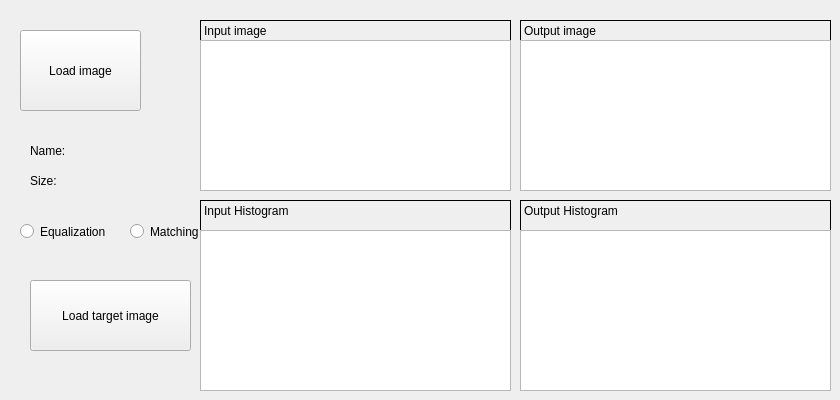
       <widget class="QWidget" name="tab_histograms">
        <attribute name="title">
         <string>Histograms</string>
        </attribute>
        <widget class="QLabel" name="label_histograms_houtput">
         <property name="geometry">
          <rect>
           <x>520</x>
           <y>200</y>
           <width>311</width>
           <height>191</height>
          </rect>
         </property>
         <property name="frameShape">
          <enum>QFrame::Box</enum>
         </property>
         <property name="text">
          <string>Output Histogram</string>
         </property>
         <property name="textFormat">
          <enum>Qt::PlainText</enum>
         </property>
         <property name="alignment">
          <set>Qt::AlignLeading|Qt::AlignLeft|Qt::AlignTop</set>
         </property>
        </widget>
        <widget class="QPushButton" name="pushButton_histograms_load">
         <property name="geometry">
          <rect>
           <x>20</x>
           <y>30</y>
           <width>121</width>
           <height>81</height>
          </rect>
         </property>
         <property name="text">
          <string>Load image</string>
         </property>
        </widget>
        <widget class="QLabel" name="label_histograms_input">
         <property name="geometry">
          <rect>
           <x>200</x>
           <y>20</y>
           <width>311</width>
           <height>171</height>
          </rect>
         </property>
         <property name="frameShape">
          <enum>QFrame::Box</enum>
         </property>
         <property name="text">
          <string>Input image</string>
         </property>
         <property name="alignment">
          <set>Qt::AlignLeading|Qt::AlignLeft|Qt::AlignTop</set>
         </property>
        </widget>
        <widget class="QLabel" name="label_histograms_output">
         <property name="geometry">
          <rect>
           <x>520</x>
           <y>20</y>
           <width>311</width>
           <height>171</height>
          </rect>
         </property>
         <property name="frameShape">
          <enum>QFrame::Box</enum>
         </property>
         <property name="text">
          <string>Output image</string>
         </property>
         <property name="alignment">
          <set>Qt::AlignLeading|Qt::AlignLeft|Qt::AlignTop</set>
         </property>
        </widget>
        <widget class="QLabel" name="label_10">
         <property name="geometry">
          <rect>
           <x>30</x>
           <y>170</y>
           <width>71</width>
           <height>21</height>
          </rect>
         </property>
         <property name="text">
          <string>Size:</string>
         </property>
        </widget>
        <widget class="QLabel" name="label_11">
         <property name="geometry">
          <rect>
           <x>30</x>
           <y>140</y>
           <width>71</width>
           <height>21</height>
          </rect>
         </property>
         <property name="text">
          <string>Name:</string>
         </property>
        </widget>
        <widget class="QLabel" name="label_histograms_hinput">
         <property name="geometry">
          <rect>
           <x>200</x>
           <y>200</y>
           <width>311</width>
           <height>191</height>
          </rect>
         </property>
         <property name="frameShape">
          <enum>QFrame::Box</enum>
         </property>
         <property name="text">
          <string>Input Histogram</string>
         </property>
         <property name="textFormat">
          <enum>Qt::PlainText</enum>
         </property>
         <property name="alignment">
          <set>Qt::AlignLeading|Qt::AlignLeft|Qt::AlignTop</set>
         </property>
        </widget>
        <widget class="QRadioButton" name="radioButton">
         <property name="geometry">
          <rect>
           <x>20</x>
           <y>220</y>
           <width>112</width>
           <height>23</height>
          </rect>
         </property>
         <property name="text">
          <string>Equalization</string>
         </property>
        </widget>
        <widget class="QRadioButton" name="radioButton_2">
         <property name="geometry">
          <rect>
           <x>130</x>
           <y>220</y>
           <width>112</width>
           <height>23</height>
          </rect>
         </property>
         <property name="text">
          <string>Matching</string>
         </property>
        </widget>
        <widget class="QPushButton" name="pushButton_histograms_load_target">
         <property name="geometry">
          <rect>
           <x>30</x>
           <y>280</y>
           <width>161</width>
           <height>71</height>
          </rect>
         </property>
         <property name="text">
          <string>Load target image</string>
         </property>
        </widget>
        <widget class="ImageView" name="graphicsView_4">
         <property name="geometry">
          <rect>
           <x>200</x>
           <y>40</y>
           <width>311</width>
           <height>151</height>
          </rect>
         </property>
        </widget>
        <widget class="ImageView" name="graphicsView_5">
         <property name="geometry">
          <rect>
           <x>520</x>
           <y>40</y>
           <width>311</width>
           <height>151</height>
          </rect>
         </property>
        </widget>
        <widget class="QLabel" name="label_15">
         <property name="geometry">
          <rect>
           <x>70</x>
           <y>140</y>
           <width>101</width>
           <height>21</height>
          </rect>
         </property>
         <property name="text">
          <string/>
         </property>
        </widget>
        <widget class="QLabel" name="label_16">
         <property name="geometry">
          <rect>
           <x>70</x>
           <y>170</y>
           <width>101</width>
           <height>21</height>
          </rect>
         </property>
         <property name="text">
          <string/>
         </property>
        </widget>
        <widget class="PlotWidget" name="graphicsView_6">
         <property name="geometry">
          <rect>
           <x>200</x>
           <y>230</y>
           <width>311</width>
           <height>161</height>
          </rect>
         </property>
        </widget>
        <widget class="PlotWidget" name="graphicsView_7">
         <property name="geometry">
          <rect>
           <x>520</x>
           <y>230</y>
           <width>311</width>
           <height>161</height>
          </rect>
         </property>
        </widget>
       </widget>
